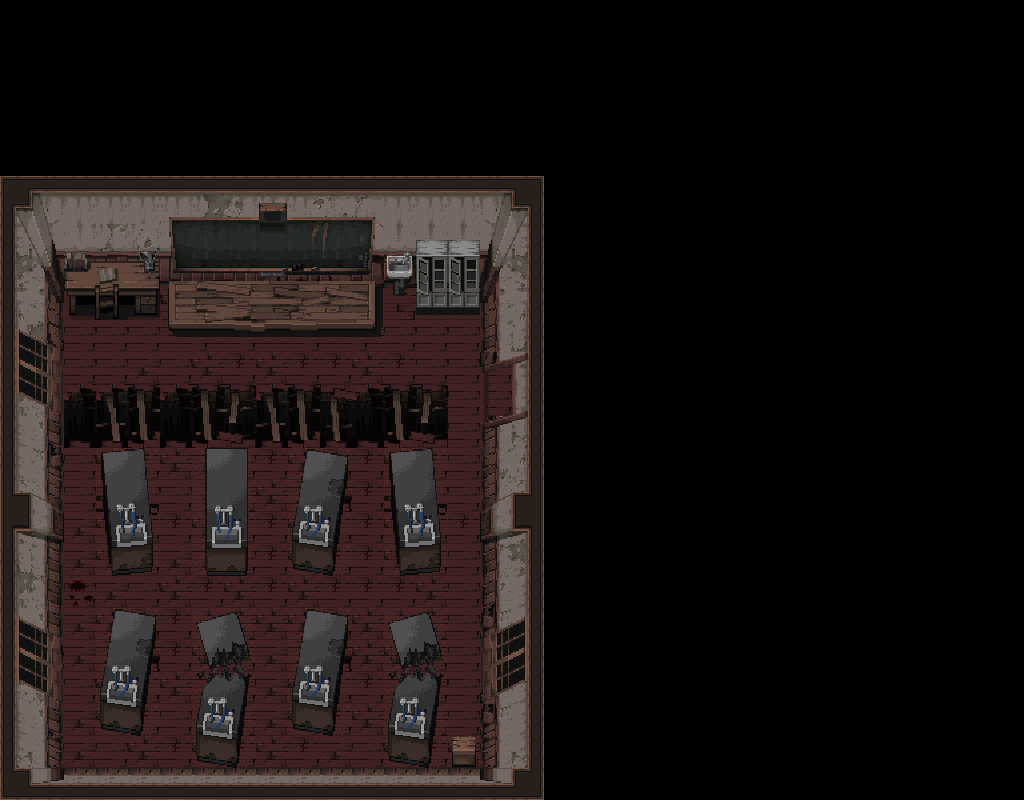

The image is a tile-based game level rendered from a .tmx file. Its description and source (layers, tilesets, objects; grid data summarised) follow:
An orthogonal 32x25 tile map with 32x32 px tiles, 4 tile layers (Background, Scenery, Foreground, Collision).

<map version="1.0" orientation="orthogonal" renderorder="right-down" width="32" height="25" tilewidth="32" tileheight="32" nextobjectid="1">
 <tileset firstgid="1" name="Tileset_RED" tilewidth="32" tileheight="32" tilecount="1536">
  <image source="../../Images/Tilesets/Tileset_RED.png" width="1024" height="1536" />
 </tileset>
 <layer name="Background" width="32" height="25">
  <data>[800 cells, 340 non-empty, 84 distinct tile ids]</data>
 </layer>
 <layer name="Scenery" width="32" height="25">
  <data>[800 cells, 145 non-empty, 102 distinct tile ids]</data>
 </layer>
 <layer name="Foreground" width="32" height="25">
  <data>[800 cells, 2 non-empty, 2 distinct tile ids]</data>
 </layer>
 <layer name="Collision" width="32" height="25">
  <data>[800 cells, 0 non-empty, 0 distinct tile ids]</data>
 </layer>
</map>